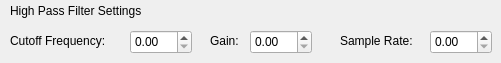
        <widget class="QWidget" name="page_20">
         <widget class="QLabel" name="label_45">
          <property name="geometry">
           <rect>
            <x>10</x>
            <y>0</y>
            <width>251</width>
            <height>21</height>
           </rect>
          </property>
          <property name="text">
           <string>High Pass Filter Settings</string>
          </property>
         </widget>
         <widget class="QDoubleSpinBox" name="pipelineTool_highPassFilterSampleRateSpinBox">
          <property name="geometry">
           <rect>
            <x>430</x>
            <y>30</y>
            <width>62</width>
            <height>24</height>
           </rect>
          </property>
         </widget>
         <widget class="QLabel" name="label_71">
          <property name="geometry">
           <rect>
            <x>10</x>
            <y>30</y>
            <width>121</width>
            <height>21</height>
           </rect>
          </property>
          <property name="text">
           <string>Cutoff Frequency:</string>
          </property>
         </widget>
         <widget class="QLabel" name="label_72">
          <property name="geometry">
           <rect>
            <x>340</x>
            <y>30</y>
            <width>91</width>
            <height>21</height>
           </rect>
          </property>
          <property name="text">
           <string>Sample Rate:</string>
          </property>
         </widget>
         <widget class="QDoubleSpinBox" name="pipelineTool_highPassFilterCutoffFrequencySpinBox">
          <property name="geometry">
           <rect>
            <x>130</x>
            <y>30</y>
            <width>62</width>
            <height>24</height>
           </rect>
          </property>
         </widget>
         <widget class="QLabel" name="label_73">
          <property name="geometry">
           <rect>
            <x>210</x>
            <y>30</y>
            <width>41</width>
            <height>21</height>
           </rect>
          </property>
          <property name="text">
           <string>Gain:</string>
          </property>
         </widget>
         <widget class="QDoubleSpinBox" name="pipelineTool_highPassFilterGainSpinBox">
          <property name="geometry">
           <rect>
            <x>250</x>
            <y>30</y>
            <width>62</width>
            <height>24</height>
           </rect>
          </property>
         </widget>
        </widget>
